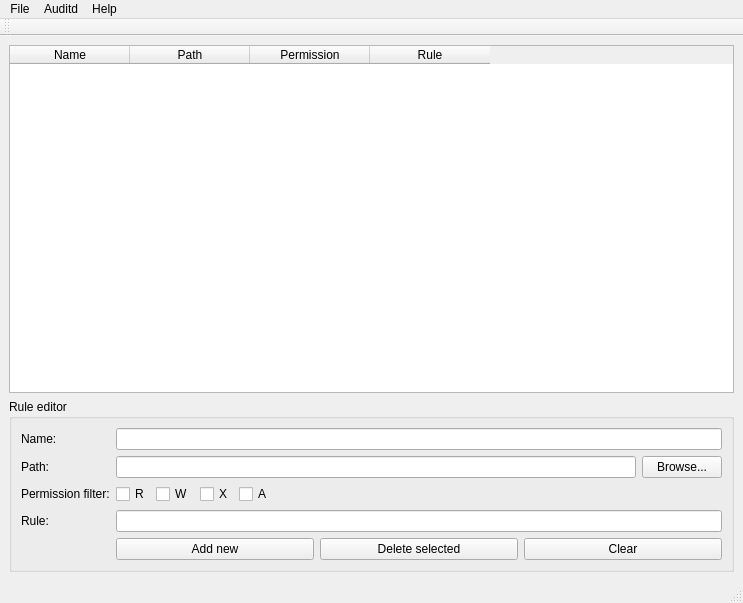
<?xml version="1.0" encoding="UTF-8"?>
<ui version="4.0">
 <class>MainWindow</class>
 <widget class="QMainWindow" name="MainWindow">
  <property name="geometry">
   <rect>
    <x>0</x>
    <y>0</y>
    <width>743</width>
    <height>603</height>
   </rect>
  </property>
  <property name="sizePolicy">
   <sizepolicy hsizetype="Preferred" vsizetype="Minimum">
    <horstretch>0</horstretch>
    <verstretch>0</verstretch>
   </sizepolicy>
  </property>
  <property name="windowTitle">
   <string>AuditGUI</string>
  </property>
  <widget class="QWidget" name="centralwidget">
   <layout class="QVBoxLayout" name="verticalLayout">
    <item>
     <widget class="QTableWidget" name="tableRules">
      <property name="gridStyle">
       <enum>Qt::DotLine</enum>
      </property>
      <attribute name="horizontalHeaderDefaultSectionSize">
       <number>120</number>
      </attribute>
      <attribute name="horizontalHeaderDefaultSectionSize">
       <number>120</number>
      </attribute>
      <column>
       <property name="text">
        <string>Name</string>
       </property>
      </column>
      <column>
       <property name="text">
        <string>Path</string>
       </property>
      </column>
      <column>
       <property name="text">
        <string>Permission</string>
       </property>
      </column>
      <column>
       <property name="text">
        <string>Rule</string>
       </property>
      </column>
     </widget>
    </item>
    <item>
     <widget class="QGroupBox" name="groupBox">
      <property name="sizePolicy">
       <sizepolicy hsizetype="Preferred" vsizetype="Minimum">
        <horstretch>0</horstretch>
        <verstretch>0</verstretch>
       </sizepolicy>
      </property>
      <property name="title">
       <string>Rule editor</string>
      </property>
      <layout class="QFormLayout" name="formLayout">
       <property name="fieldGrowthPolicy">
        <enum>QFormLayout::AllNonFixedFieldsGrow</enum>
       </property>
       <item row="2" column="0">
        <widget class="QLabel" name="label">
         <property name="text">
          <string>Name:</string>
         </property>
        </widget>
       </item>
       <item row="2" column="1">
        <widget class="QLineEdit" name="textName"/>
       </item>
       <item row="3" column="0">
        <widget class="QLabel" name="label_2">
         <property name="text">
          <string>Path:</string>
         </property>
        </widget>
       </item>
       <item row="4" column="0">
        <widget class="QLabel" name="label_3">
         <property name="text">
          <string>Permission filter:</string>
         </property>
        </widget>
       </item>
       <item row="4" column="1">
        <layout class="QHBoxLayout" name="horizontalLayout">
         <item>
          <widget class="QCheckBox" name="checkR">
           <property name="text">
            <string>R</string>
           </property>
          </widget>
         </item>
         <item>
          <widget class="QCheckBox" name="checkW">
           <property name="text">
            <string>W</string>
           </property>
          </widget>
         </item>
         <item>
          <widget class="QCheckBox" name="checkX">
           <property name="text">
            <string>X</string>
           </property>
          </widget>
         </item>
         <item>
          <widget class="QCheckBox" name="checkA">
           <property name="text">
            <string>A</string>
           </property>
          </widget>
         </item>
         <item>
          <spacer name="horizontalSpacer">
           <property name="orientation">
            <enum>Qt::Horizontal</enum>
           </property>
           <property name="sizeHint" stdset="0">
            <size>
             <width>40</width>
             <height>20</height>
            </size>
           </property>
          </spacer>
         </item>
        </layout>
       </item>
       <item row="5" column="0">
        <widget class="QLabel" name="label_4">
         <property name="text">
          <string>Rule:</string>
         </property>
        </widget>
       </item>
       <item row="5" column="1">
        <widget class="QLineEdit" name="textRule"/>
       </item>
       <item row="8" column="1">
        <layout class="QHBoxLayout" name="horizontalLayout_2">
         <item>
          <widget class="QPushButton" name="buttonAdd">
           <property name="text">
            <string>Add new</string>
           </property>
          </widget>
         </item>
         <item>
          <widget class="QPushButton" name="buttonDelete">
           <property name="text">
            <string>Delete selected</string>
           </property>
          </widget>
         </item>
         <item>
          <widget class="QPushButton" name="buttonClear">
           <property name="text">
            <string>Clear</string>
           </property>
          </widget>
         </item>
        </layout>
       </item>
       <item row="3" column="1">
        <layout class="QHBoxLayout" name="horizontalLayout_3">
         <item>
          <widget class="QLineEdit" name="textPath"/>
         </item>
         <item>
          <widget class="QPushButton" name="buttonBrowse">
           <property name="text">
            <string>Browse...</string>
           </property>
          </widget>
         </item>
        </layout>
       </item>
      </layout>
     </widget>
    </item>
   </layout>
  </widget>
  <widget class="QMenuBar" name="menubar">
   <property name="geometry">
    <rect>
     <x>0</x>
     <y>0</y>
     <width>743</width>
     <height>27</height>
    </rect>
   </property>
   <widget class="QMenu" name="menuFile">
    <property name="title">
     <string>File</string>
    </property>
    <addaction name="actionNew"/>
    <addaction name="actionSave"/>
    <addaction name="actionLoad"/>
    <addaction name="actionExit"/>
   </widget>
   <widget class="QMenu" name="menuHelp">
    <property name="title">
     <string>Help</string>
    </property>
    <addaction name="actionAbout"/>
   </widget>
   <widget class="QMenu" name="menuAuditd">
    <property name="title">
     <string>Auditd</string>
    </property>
    <addaction name="actionStatus"/>
    <addaction name="actionVersion"/>
   </widget>
   <addaction name="menuFile"/>
   <addaction name="menuAuditd"/>
   <addaction name="menuHelp"/>
  </widget>
  <widget class="QStatusBar" name="statusBar"/>
  <widget class="QToolBar" name="toolbarMain">
   <property name="windowTitle">
    <string>toolBar</string>
   </property>
   <attribute name="toolBarArea">
    <enum>TopToolBarArea</enum>
   </attribute>
   <attribute name="toolBarBreak">
    <bool>false</bool>
   </attribute>
  </widget>
  <action name="actionAbout">
   <property name="text">
    <string>About</string>
   </property>
  </action>
  <action name="actionStatus">
   <property name="text">
    <string>Status</string>
   </property>
  </action>
  <action name="actionVersion">
   <property name="text">
    <string>Version</string>
   </property>
  </action>
  <action name="actionExit">
   <property name="text">
    <string>Exit</string>
   </property>
  </action>
  <action name="actionSave">
   <property name="text">
    <string>Save...</string>
   </property>
  </action>
  <action name="actionLoad">
   <property name="text">
    <string>Load...</string>
   </property>
  </action>
  <action name="actionNew">
   <property name="text">
    <string>New</string>
   </property>
  </action>
 </widget>
 <resources/>
 <connections/>
</ui>
